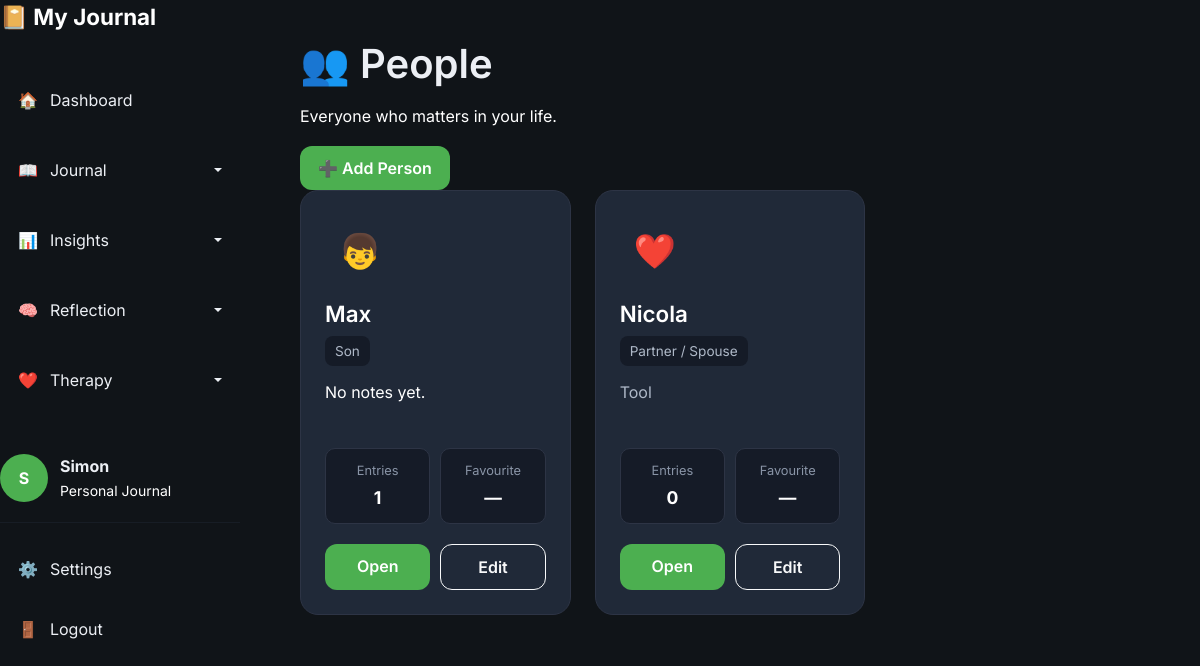
Screenshot of /people (signed in) with the database file from the repository.
### models/user.py (models this page shows, shortened)
class User(UserMixin, db.Model):
    id = db.Column(
        db.Integer,
        primary_key=True
    )
    username = db.Column(
        db.String(100),
        unique=True,
        nullable=False
    )
    display_name = db.Column(
    db.String(50),
    nullable=True
    )
    password_hash = db.Column(
        db.String(255),
        nullable=False
    )
    entries = db.relationship(
    "Entry",
    backref="author",
    lazy=True,
    cascade="all, delete-orphan"
)

### models/people.py (models this page shows)
class Person(db.Model):
    __tablename__ = "person"
    id = db.Column(
        db.Integer,
        primary_key=True
    )
    user_id = db.Column(
        db.Integer,
        db.ForeignKey("user.id"),
        nullable=False
    )
    name = db.Column(
        db.String(100),
        nullable=False
    )
    emoji = db.Column(
        db.String(10),
        default="🙂"
    )
    colour = db.Column(
        db.String(20),
        default="#6d5dfc"
    )
    relationship_type = db.Column(
        db.String(30),
        default="Other"
    )
    notes = db.Column(
        db.Text
    )
    favourite = db.Column(
        db.Boolean,
        default=False
    )
    active = db.Column(
        db.Boolean,
        default=True
    )
    entries = db.relationship(
    "Entry",
    secondary=entry_people,
    back_populates="people"
)

### routes/people.py (the view)
@people_bp.route("/people")
@login_required
def people():
    people = (
        Person.query
        .filter_by(user_id=current_user.id)
        .order_by(Person.name)
        .all()
    )
    return render_template(
        "people.html",
        people=people
    )

### routes/auth.py (called while the page is built)
@login_manager.user_loader
def load_user(user_id):
    return User.query.get(int(user_id))

### templates/people.html (shortened to what this page needs)
{% extends "base.html" %}
{% block content %}
<div class="content-wrapper">
    <div class="page-header">
        <div>
            <h1>👥 People</h1>
            <p>
                Everyone who matters in your life.
            </p>
        </div>
        <a href="{{ url_for('people.new_person') }}"
           class="btn btn-primary">
            ➕ Add Person
        </a>
    </div>
    {% if people %}
    <div class="people-grid">
        {% for person in people %}
        <div class="person-card">
            <div class="person-avatar">
                {{ person.emoji }}
            </div>
            <h3>
                {{ person.name }}
            </h3>
            <div class="relationship-badge">
                {{ person.relationship_type }}
            </div>
            {% if person.notes %}
                <p class="person-notes">
                    {{ person.notes[:120] }}
                </p>
            {% else %}
                <p class="person-notes text-muted">
                    No notes yet.
                </p>
            {% endif %}
            <div class="person-stats">
                <div>
                    <span>
                        Entries
                    </span>
                    <strong>
                        {{ person.entries|length }}
                    </strong>
                </div>
                <div>
                    <span>
                        Favourite
                    </span>
                    <strong>
                        {% if person.favourite %}
                            ⭐
                        {% else %}
                            —
                        {% endif %}
                    </strong>
                </div>
            </div>
            <div class="person-buttons">
                <a href="{{ url_for('people.view_person',
                        person_id=person.id) }}"
                   class="btn btn-primary">
                    Open
                </a>
                <a href="{{ url_for('people.edit_person',
                        person_id=person.id) }}"
                   class="btn btn-outline-light">
                    Edit
                </a>
            </div>
        </div>
        {% endfor %}
    </div>
    {% endif %}
</div>
{% endblock %}

### templates/base.html (shortened to what this page needs)
<!DOCTYPE html>
<html lang="en">
<head>
    <link
        href="https://cdn.jsdelivr.net/npm/bootstrap@5.3.3/dist/css/bootstrap.min.css"
        rel="stylesheet"
    >
    <link
        rel="stylesheet"
        href="{{ url_for('static', filename='css/variables.css') }}"
    >
    <link
        rel="stylesheet"
        href="{{ url_for('static', filename='css/layout.css') }}"
    >
    <link
        rel="stylesheet"
        href="{{ url_for('static', filename='css/components.css') }}"
    >
    <link
        rel="stylesheet"
        href="{{ url_for('static', filename='css/style.css') }}"
    >
    <link
        rel="stylesheet"
        href="{{ url_for('static', filename='css/trends.css') }}"
    >
    <link
        rel="stylesheet"
        href="{{ url_for('static', filename='css/people.css') }}"
    >
    <link
        rel="stylesheet"
        href="{{ url_for('static', filename='css/patterns.css') }}"
    >
    <link
        rel="stylesheet"
        href="{{ url_for('static', filename='css/therapy.css') }}"
    >
</head>
<body>
{% if current_user.is_authenticated %}
<div class="app-layout">
    <aside class="sidebar">
        <div class="sidebar-header">
            <a
                href="{{ url_for('dashboard.dashboard') }}"
                class="logo"
            >
                📔
                <span>
                    My Journal
                </span>
            </a>
        </div>
        <nav class="sidebar-nav">
            <a
                href="{{ url_for('dashboard.dashboard') }}"
                class="nav-item
                "
            >
                🏠
                <span>
                    Dashboard
                </span>
            </a>
            <div class="dropdown nav-dropdown">
                <a
                    href="#"
                    class="nav-item dropdown-toggle
                    "
                    role="button"
                    data-bs-toggle="dropdown"
                    aria-expanded="false"
                >
                    📖
                    <span>
                        Journal
                    </span>
                </a>
            </div>
            <div class="dropdown nav-dropdown">
                <a
                    href="#"
                    class="nav-item dropdown-toggle
                    {% if request.endpoint in [
                        'insights.insights',
                        'people.people',
                        'patterns.patterns',
                        'trends.trends'
                    ] %}
                        active
                    {% endif %}"
                    role="button"
                    data-bs-toggle="dropdown"
                    aria-expanded="false"
                >
                    📊
                    <span>
                        Insights
                    </span>
                </a>
            </div>
            <div class="dropdown nav-dropdown">
                <a
                    href="#"
                    class="nav-item dropdown-toggle
                    "
                    role="button"
                    data-bs-toggle="dropdown"
                    aria-expanded="false"
                >
                    🧠
                    <span>
                        Reflection
                    </span>
                </a>
            </div>
            <div class="dropdown nav-dropdown">
                <a
                    href="#"
                    class="nav-item dropdown-toggle
                    "
                    role="button"
                    data-bs-toggle="dropdown"
                    aria-expanded="false"
                >
                    ❤️
                    <span>
                        Therapy
                    </span>
                </a>
            </div>
        </nav>
        <div class="sidebar-footer">
            <div class="user-card">
                <div class="avatar">
                    {{
                        (current_user.display_name or current_user.username)[0]
                        | upper
                    }}
                </div>
                <div>
                    <strong>
                        {{
                            current_user.display_name
                            or
                            current_user.username
                        }}
                    </strong>
                    <br>
                    <small>
                        Personal Journal
                    </small>
                </div>
            </div>
            <hr>
            <a
                href="{{ url_for('settings.settings') }}"
                class="nav-item"
            >
                ⚙️
                <span>
                    Settings
                </span>
            </a>
            <a
                href="{{ url_for('auth.logout') }}"
                class="nav-item"
            >
                🚪
                <span>
                    Logout
                </span>
            </a>
        </div>
    </aside>
    <main class="main-content">
        {% block content %}
        {% endblock %}
    </main>
</div>
{% endif %}
</body>
</html>

### static/css/variables.css (style rules this page uses)
:root { --bg:#101418; --sidebar:#18212d; --card:#202938; --card-hover:#293548; --input:#273244; --text:#ECEFF4; --muted:#ffffff; --text-muted:#ffffff; --heading:#FFFFFF; --accent:#4CAF50; --accent-hover:#43A047; --accent-light:#6FCF70; --success:#22C55E; --warning:#F59E0B; --danger:#EF4444; --info:#3B82F6; --border:#2E3B4E; --shadow-small: 0 4px 12px rgba(0,0,0,.15); --shadow-medium: 0 10px 25px rgba(0,0,0,.25); --shadow-large: 0 20px 40px rgba(0,0,0,.35); --radius-small:8px; --radius-medium:14px; --radius-large:20px; --radius-round:999px; --space-xs:6px; --space-sm:12px; --space-md:20px; --space-lg:32px; --space-xl:48px; --sidebar-width:260px; --transition-fast:.15s ease; --transition:.25s ease; --transition-slow:.4s ease; }

### static/css/layout.css (style rules this page uses)
body { margin:0; padding:0; min-height:100vh; background:var(--bg); color:var(--text); }
.app-layout { display:flex; min-height:100vh; }
.sidebar { position: fixed; top: 0; left: 0; bottom: 0; width: 260px; overflow-y: auto; overflow-x: hidden; }
.sidebar-header { margin-bottom:40px; }
.sidebar-nav { display:flex; flex-direction:column; gap:10px; flex:1; }
.sidebar-footer { margin-top:40px; }
.main-content { flex:1; margin-left:260px; padding:40px; overflow-y:auto; }
.sidebar { width:240px; transition:.3s; }
.content-wrapper { max-width:1200px; margin:auto; }

### static/css/components.css (style rules this page uses)
.btn { border-radius:12px; padding:10px 18px; font-weight:600; transition:.2s; }
.btn-primary { background:var(--accent); border:none; color:white; }
.nav-item { display:flex; align-items:center; gap:12px; padding:14px 18px; margin-bottom:8px; border-radius:12px; text-decoration:none; color:var(--text); transition:.2s; }
.logo { font-size:1.4rem; font-weight:700; text-decoration:none; color:white; }
.user-card { display:flex; align-items:center; gap:12px; margin-top:auto; }
.avatar { width:48px; height:48px; border-radius:50%; background:var(--accent); color:white; display:flex; justify-content:center; align-items:center; font-weight:bold; }
.sidebar .nav-dropdown .dropdown-toggle::after { margin-left: auto; vertical-align: middle; }
.sidebar .nav-dropdown .dropdown-toggle { width: 100%; }

### static/css/style.css (style rules this page uses)
* { box-sizing:border-box; }
body { font-family:'Inter',sans-serif; background:var(--bg); color:var(--text); margin:0; padding:0; overflow-x:hidden; }
h1,h2,h3,h4,h5,h6 { color:var(--text); font-weight:600; margin-bottom:15px; }
p { color:var(--muted); line-height:1.7; }
small { color:var(--muted); }
a { color:inherit; text-decoration:none; }
hr { border:none; border-top:1px solid var(--border); margin:20px 0; }
button, a, .card, input, textarea, select { transition:.2s ease; }
.text-muted { color:var(--muted)!important; }

### static/css/people.css (style rules this page uses)
.people-grid { display: grid; grid-template-columns: repeat( 3, minmax(0, 1fr) ); gap: 24px; width: 100%; }
.people-grid .person-card { width: 100%; min-width: 0; box-sizing: border-box; background: var(--card); border: 1px solid #2d3445; border-radius: 18px; padding: 24px; display: flex; flex-direction: column; min-height: 320px; }
.people-grid .person-avatar { width: 70px; height: 70px; border-radius: 50%; display: flex; align-items: center; justify-content: center; font-size: 34px; margin-bottom: 16px; }
.people-grid .person-card h3 { margin: 0 0 8px; color: white; font-size: 1.4rem; }
.people-grid .relationship-badge { display: inline-block; width: fit-content; padding: 5px 10px; border-radius: 8px; background: #151b27; color: #aeb8c7; font-size: 0.85rem; margin-bottom: 14px; }
.people-grid .person-notes { color: #aeb8c7; line-height: 1.5; margin-bottom: 20px; min-height: 48px; }
.people-grid .person-stats { display: grid; grid-template-columns: repeat(2, 1fr); gap: 10px; margin-top: auto; margin-bottom: 20px; }
.people-grid .person-stats > div { background: #151b27; border: 1px solid #2d3445; border-radius: 10px; padding: 12px; text-align: center; }
.people-grid .person-stats span { display: block; color: #8994a6; font-size: 0.8rem; margin-bottom: 4px; }
.people-grid .person-stats strong { color: white; font-size: 1.1rem; }
.people-grid .person-buttons { display: grid; grid-template-columns: 1fr 1fr; gap: 10px; }
.people-grid .person-buttons .btn { width: 100%; }

### rows the page displays
User: display_name+username "S", display_name+username "Simon"
Person: emoji "👦", name "Max", relationship_type "Son", notes "No notes yet.", entries|length "1"
Person: emoji "❤️", name "Nicola", relationship_type "Partner / Spouse", notes "Tool", entries|length "0"
